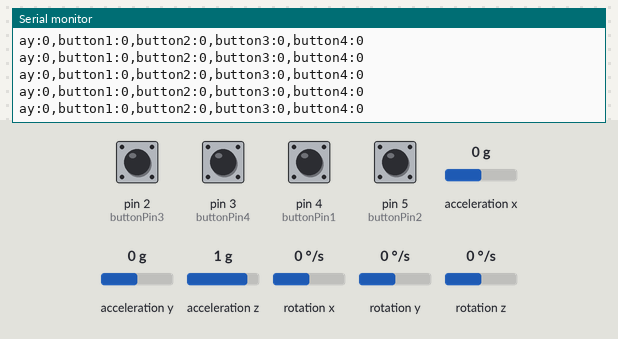
Bench run of a sketch on a simulated Arduino Uno, built with avr-gcc and run on an emulated ATmega328P. On the bench: the last lines printed to the serial monitor. The test bench sets the inputs (shaded band); at power-on: pin 2 (buttonPin3), pin 3 (buttonPin4), pin 4 (buttonPin1), pin 5 (buttonPin2) HIGH, acceleration y 0 g, acceleration x 0 g, acceleration z 1 g, rotation x 0 °/s, rotation y 0 °/s, rotation z 0 °/s.

Above: at 1.2 s.
1.3 s: acceleration y set to -1.4 g
At 2.2 s:
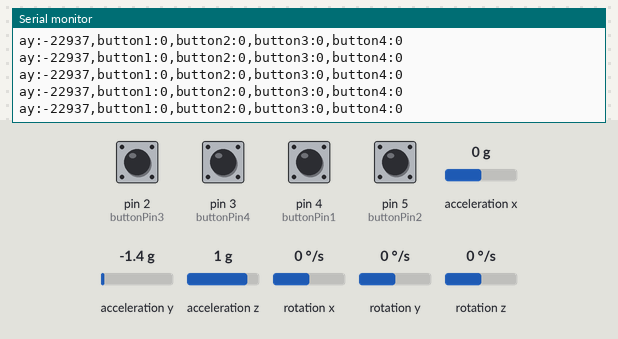
2.8 s: acceleration y set to 0.8 g
At 3.8 s:
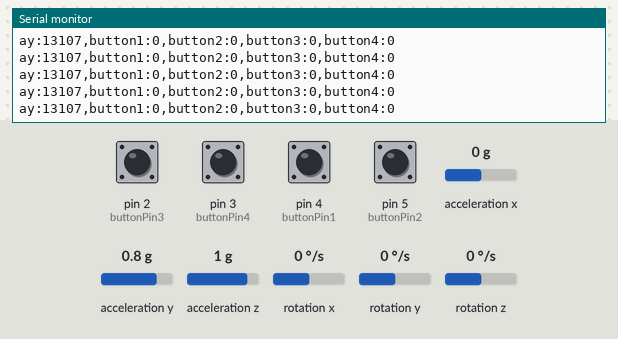
5.8 s: pin 2 (buttonPin3) pulled LOW for 0.15 s
7.4 s: pin 3 (buttonPin4) pulled LOW for 0.15 s
10.5 s: pin 4 (buttonPin1) pulled LOW for 0.15 s
12.1 s: pin 5 (buttonPin2) pulled LOW for 0.15 s
Timing chart, 0 to 15.1 s (numbered marks = the images above; inputs shaded):
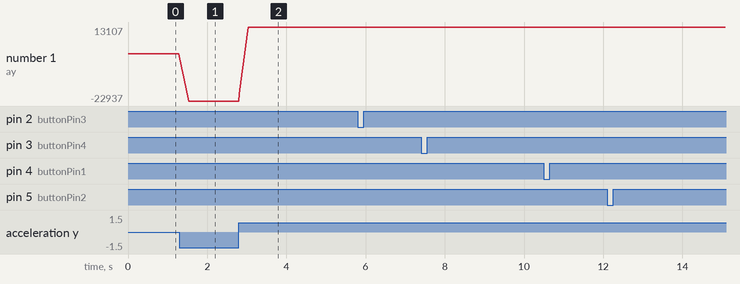

Measured:
- after the input at 1.3 s, the serial monitor: prints a new line at once (image 1)
- after the input at 2.8 s, the serial monitor: prints a new line at once (image 2)
- plotted number 1: 0 → -22937 after the input at 1.3 s, -22937 → 13107 after the input at 2.8 s

The sketch:

projeto.ino
```cpp
#include <Wire.h>
#include <MPU6050.h>
MPU6050 mpu;
// Definição dos pinos dos botões
const int buttonPin1 = 4;  // Pino Botão 1
const int buttonPin2 = 5;  // Pino Botão 2
const int buttonPin3 = 2;  // Pino Botão 3
const int buttonPin4 = 3;  // Pino Botão 4
// Variáveis para média móvel
const int numReadings = 10; // Número de leituras para a média
int readings[numReadings];  // Armazena as leituras
int readIndex = 0;          // Índice da leitura atual
long total = 0;             // Soma das leituras
int average = 0;            // Média das leituras
void setup() {
  Serial.begin(115200);
  Wire.begin();
  mpu.initialize();
  // Configura o DLPF para reduzir o ruído
  mpu.setDLPFMode(MPU6050_DLPF_BW_5); // Frequência de corte de 5Hz
  // Configura a faixa de sensibilidade do acelerômetro para ±2g
  mpu.setFullScaleAccelRange(MPU6050_ACCEL_FS_2);
  // Configura os botões como pull up
  pinMode(buttonPin1, INPUT_PULLUP);
  pinMode(buttonPin2, INPUT_PULLUP);
  pinMode(buttonPin3, INPUT_PULLUP);
  pinMode(buttonPin4, INPUT_PULLUP);
  // Inicializa o array de leituras com zero
  for (int thisReading = 0; thisReading < numReadings; thisReading++) {
    readings[thisReading] = 0;
  }
  // Verifica se o sensor está funcionando corretamente
  if (mpu.testConnection()) {
    Serial.println("MPU6050 funcionando corretamente.");
  } else {
    Serial.println("Falha na conexão com MPU6050.");
  }
}
void loop() {
  int16_t ax, ay, az;
  int16_t gx, gy, gz;
  // Lê os dados do acelerômetro e giroscópio
  mpu.getMotion6(&ax, &ay, &az, &gx, &gy, &gz);
  // Leitura dos estados dos botões
  int buttonState1 = digitalRead(buttonPin1);
  int buttonState2 = digitalRead(buttonPin2);
  int buttonState3 = digitalRead(buttonPin3);
  int buttonState4 = digitalRead(buttonPin4);
  // Inverte os estados dos botões
  buttonState1 = !buttonState1;
  buttonState2 = !buttonState2;
  buttonState3 = !buttonState3;
  buttonState4 = !buttonState4;
  // Implementa a média móvel para 'ay'
  total = total - readings[readIndex];   // Subtrai a leitura mais antiga
  readings[readIndex] = ay;              // Lê o novo valor
  total = total + readings[readIndex];   // Adiciona a nova leitura
  readIndex = readIndex + 1;             // Avança para o próximo índice
  // Se chega no final do array, volta ao início
  if (readIndex >= numReadings) {
    readIndex = 0;
  }
  // Calcula a média
  average = total / numReadings;
  // Formatar a saída serial
  Serial.print("ay:");
  Serial.print(average);
  Serial.print(",button1:");
  Serial.print(buttonState1);
  Serial.print(",button2:");
  Serial.print(buttonState2);
  Serial.print(",button3:");
  Serial.print(buttonState3);
  Serial.print(",button4:");
  Serial.print(buttonState4);
  Serial.println();
  delay(20);
}
```
